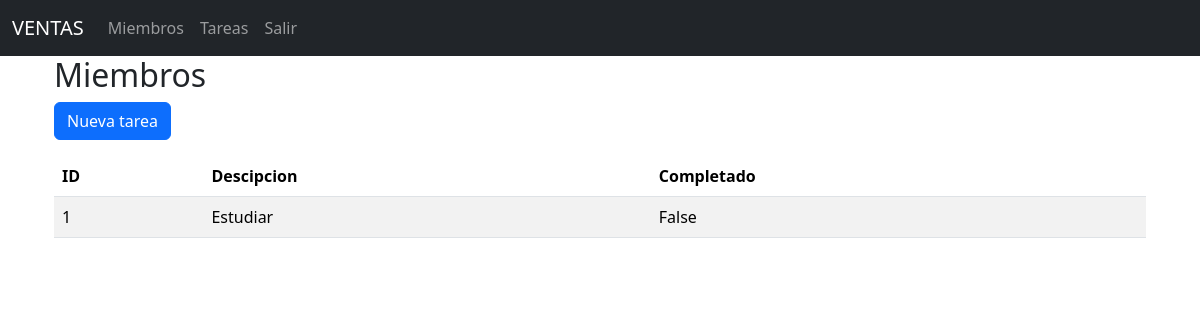
Page /tareas/ on the earlier database version.
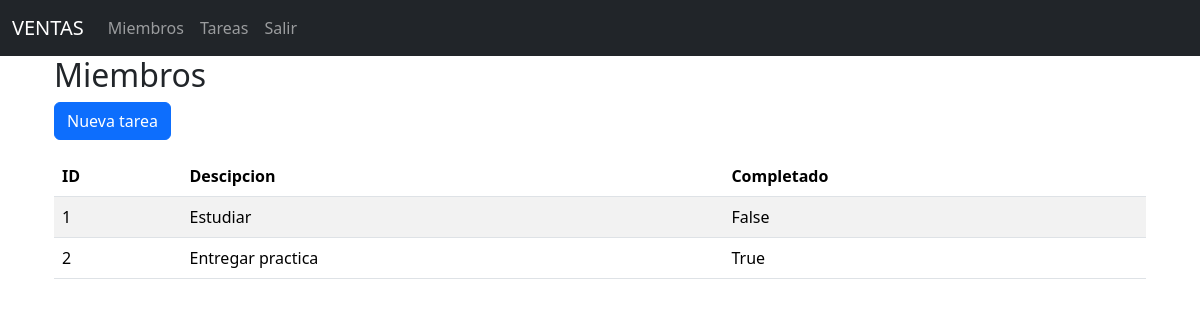
Same page on the later database version.
### blueprintapp/tareas/models.py (models this page shows, shortened)
class Tarea(db.Model):
    __tablename__ = "tareas"
    id = db.Column(db.Integer, primary_key=True)
    descripcion =  db.Column(db.String, nullable=False)
    completado = db.Column(db.Boolean,nullable=False)

### blueprintapp/tareas/routes.py (the view)
@bp_tarea.route("/")
def index():
    tareas = Tarea.query.all()
    return render_template('tareas/index.html',tareas=tareas)

### blueprintapp/tareas/templates/tareas/index.html
{% extends 'base.html' %}
{% block content %}
<div class="container">
    <h2>Miembros</h2>
    <a href="{{ url_for('bp_tarea.create') }}" class="btn btn-primary mb-3">Nueva tarea</a>
    <table class="table table-striped">
        <thead>
            <tr>
                <th>ID</th>
                <th>Descipcion</th>
                <th>Completado</th>
            </tr>
        </thead>
        <tbody>
            {% for tarea in tareas %}
            <tr>
                <td>{{ tarea.id }}</td>
                <td>{{ tarea.descripcion }}</td>
                <td>{{ tarea.completado }}</td>
            </tr>
            {% else %}
            <h2>No hay Tareas</h2>
            {% endfor %}
        </tbody>
    </table>
</div>
{% endblock %}

### blueprintapp/templates/base.html (shortened to what this page needs)
<!doctype html>
<html lang="es">
<head>
    <link href="https://cdn.jsdelivr.net/npm/bootstrap@5.3.8/dist/css/bootstrap.min.css" rel="stylesheet"
>
</head>
<body>
    <nav class="navbar navbar-expand-lg navbar-dark bg-dark">
        <div class="container-fluid">
            <a class="navbar-brand" href="/">VENTAS</a>
            <div class="collapse navbar-collapse" id="navbarNav">
                <ul class="navbar-nav">
                    <li class="nav-item">
                        <a class="nav-link" aria-current="page" href="{{ url_for('bp_miembro.index' )}}">Miembros</a>
                    </li>
                    <li class="nav-item">
                        <a class="nav-link" href="{{ url_for('bp_tarea.index') }}">Tareas</a>
                    </li>
                    <li class="nav-item">
                        <a class="nav-link" href="/">Salir</a>
                    </li>
                </ul>
            </div>
        </div>
    </nav>
    <div class="container">
        {% block content %}
        {% endblock %}
    </div>
</body>
</html>

Differences in the rows shown:
added Tarea: id "2", descripcion "Entregar practica", completado "True"
